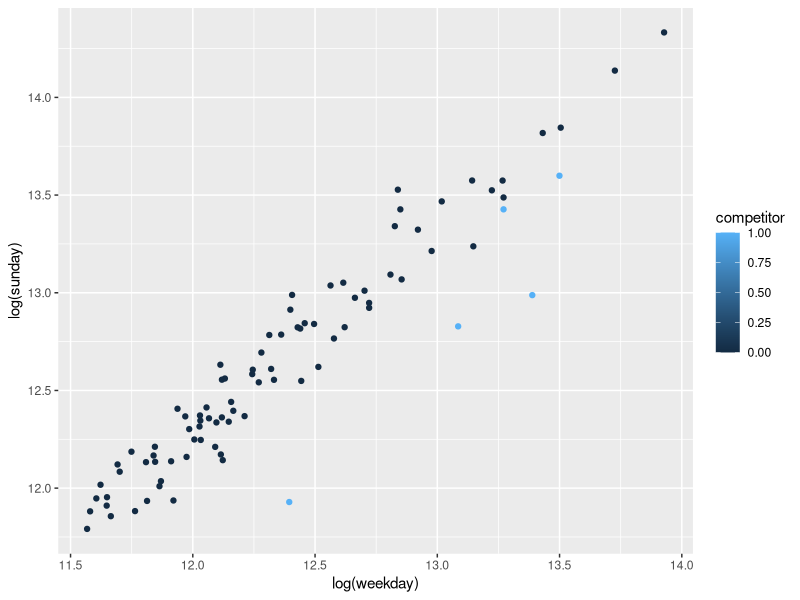
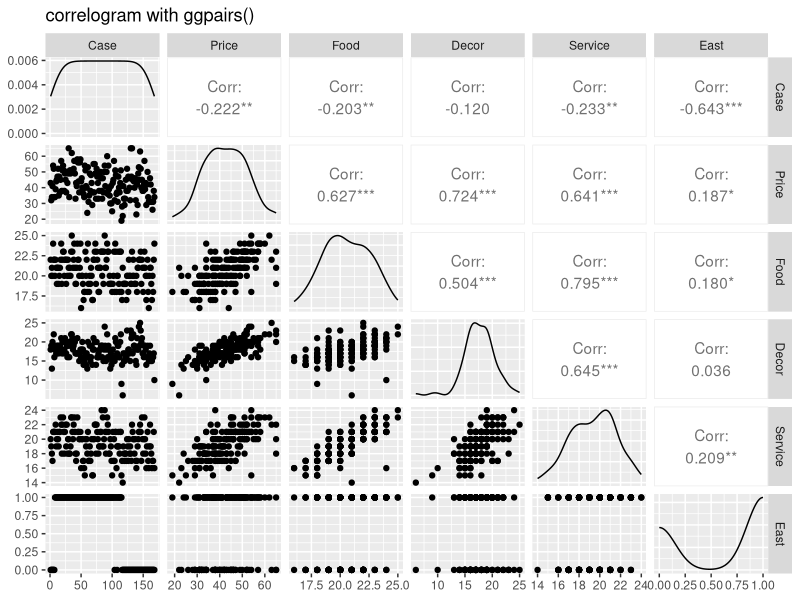
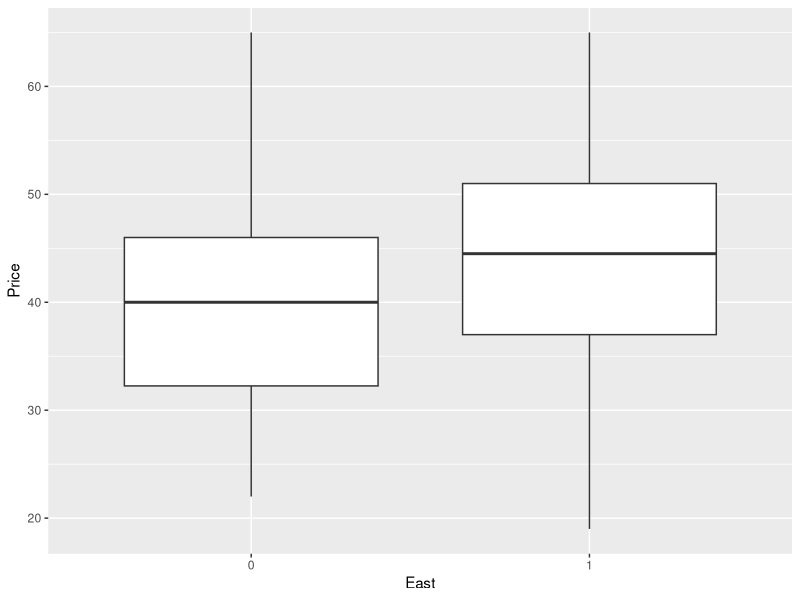

R code for these plots, in order:

library(tidyverse)
library(ggplot2)
dat<-read.csv('circulation.txt')
#tidying data
colnames(dat)<-'col_1'
df <- separate(data = dat, col = 'col_1', into = c('paper', 'sunday','weekday','competitor'), sep = '\\t')
df$weekday<-as.numeric(df$weekday)
df$sunday<-as.numeric(df$sunday)
df$competitor<-as.numeric(df$competitor)


#log plot of sunday vs weekday with log transform
temp<-ggplot(df, aes(x = log(weekday), y=log(sunday), color=competitor))+
  geom_point()

temp


#menu pricing in new italian restaurant in NYC

df<-read.csv('nyc.csv')
library(GGally)

ggpairs(df[,names(df)!='Restaurant'], title='correlogram with ggpairs()')

df$East<-as.factor(df$East)

ggplot(df, aes(x=East,y=Price))+
  geom_boxplot()
